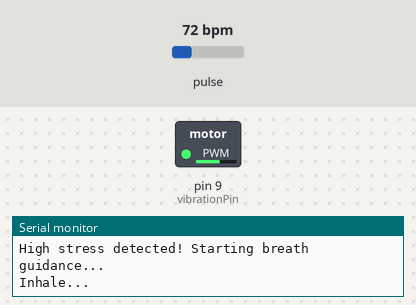
The sketch below on a simulated Arduino Uno, built with avr-gcc and run on an emulated ATmega328P. On the bench: switched loads named in the sketch (green lamp = pin HIGH), the last lines printed to the serial monitor. Inputs (shaded band) come from the test bench; at power-on: pulse 72 bpm.

Above: at 0.05 s.
At 21.95 s:
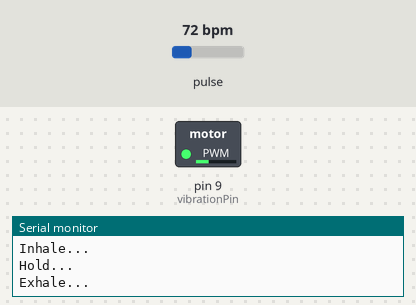
At 44.0 s:
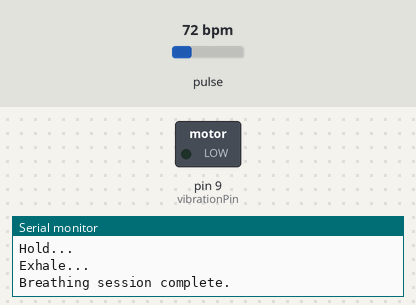
Timing chart, 0 to 57.2 s (numbered marks = the images above):
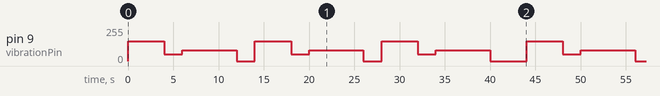

Measured:
- by itself, pin 9 (vibrationPin): repeats every 44.0 s: 50/255 2.0 s, 80/255 6.0 s, 0/255 2.0 s, 150/255 4.0 s, 50/255 2.0 s, 80/255 6.0 s, 0/255 2.0 s, 150/255 4.0 s, 50/255 2.0 s, 80/255 6.0 s, 0/255 4.0 s, 150/255 4.0 s

The sketch:

stress_monitor.ino
```cpp
#include <Wire.h>
#include <Adafruit_MLX90614.h>  // Temperature sensor (if needed)
#include <MAX30105.h>           // Heart rate sensor
#include <Arduino.h>

MAX30105 particleSensor;
int BPM;  // Heart rate
int vibrationPin = 9;  // Vibration motor

// Stress detection threshold (adjustable)
int stressThreshold = 90;  // If BPM > 90, initiate guided breathing

void setup() {
    Serial.begin(115200);
    pinMode(vibrationPin, OUTPUT);

    if (!particleSensor.begin()) {
        Serial.println("Heart Rate Sensor not found!");
        while (1);
    }
    Serial.println("Heart Rate Sensor Initialized.");
}

void loop() {
    BPM = getHeartRate();  // Function to measure BPM

    Serial.print("Heart Rate: ");
    Serial.println(BPM);

    // If BPM exceeds threshold, start meditation mode
    if (BPM > stressThreshold) {
        Serial.println("High stress detected! Starting breath guidance...");
        guidedBreathing();
    }

    delay(2000);  // Check every 2 sec
}

// Function to measure heart rate
int getHeartRate() {
    long irValue = particleSensor.getIR();  // Get IR value
    return map(irValue, 50000, 120000, 60, 120);  // Convert to BPM
}

// Function to trigger guided breathing with vibrations
void guidedBreathing() {
    for (int i = 0; i < 3; i++) {  // Run 3 breath cycles
        Serial.println("Inhale...");
        analogWrite(vibrationPin, 150);  // Strong vibration
        delay(4000);  // 4-sec inhale

        Serial.println("Hold...");
        analogWrite(vibrationPin, 50);   // Gentle pulse
        delay(2000);  // 2-sec hold

        Serial.println("Exhale...");
        analogWrite(vibrationPin, 80);   // Slow fade vibration
        delay(6000);  // 6-sec exhale

        analogWrite(vibrationPin, 0);    // Stop vibration
        delay(2000);  // Rest before next cycle
    }

    Serial.println("Breathing session complete.");
}
```
